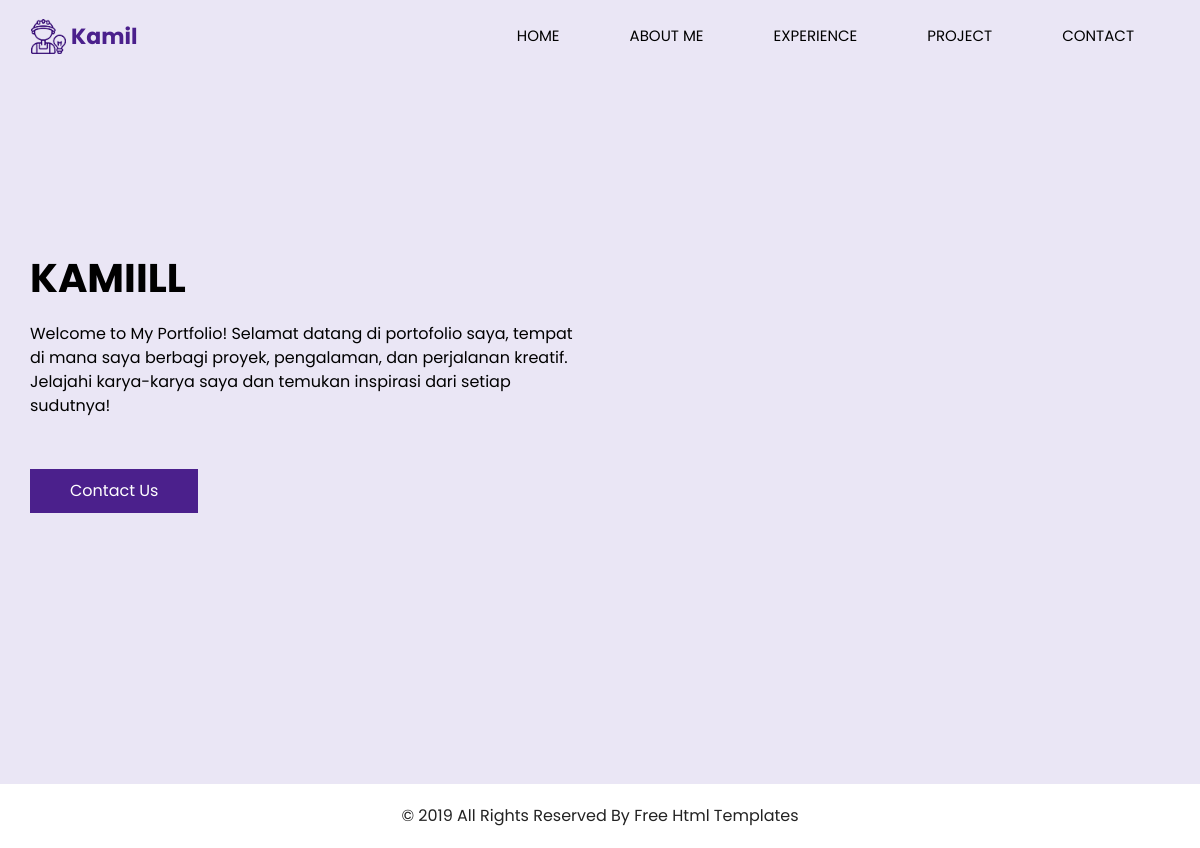
The page / on the database its author committed.
### tables this page shows
CREATE TABLE `home` (
  `id` int(11) NOT NULL,
  `title` varchar(255) DEFAULT NULL,
  `quote` text DEFAULT NULL,
  `description` text DEFAULT NULL
);

### function.php (called while the page is built, shortened)
<?php
include 'koneksi.php';
function titleHome($id) {
    global $connect;
    $sql = "SELECT * FROM home WHERE id = '$id'";
    $result = mysqli_query($connect, $sql);
    $row = mysqli_fetch_array($result);
    return $row['title'];
}
function descriptionHome($id) {
    global $connect;
    $sql = "SELECT * FROM home WHERE id = '$id'";
    $result = mysqli_query($connect, $sql);
    $row = mysqli_fetch_array($result);
    return strip_tags($row['description']);
}
?>

### index.php (the view, shortened to what this page needs)
<?php
include 'koneksi.php';
include 'function.php';
?>
<!DOCTYPE html>
<html>
<head>
  <link rel="stylesheet" type="text/css" href="css/bootstrap.css" />
  <link href="css/style.css" rel="stylesheet" />
  <link href="css/responsive.css" rel="stylesheet" />
</head>
<body>
  <div class="hero_area">
    <header class="header_section">
      <div class="container">
        <nav class="navbar navbar-expand-lg custom_nav-container ">
          <a class="navbar-brand" href="#">
            <img src="images/logo.png" alt="">
            <span>
              Kamil
            </span>
          </a>
          <div class="collapse navbar-collapse" id="navbarSupportedContent">
            <div class="d-flex ml-auto flex-column flex-lg-row align-items-center">
            <ul class="navbar-nav  ">
                <li class="nav-item">
                  <a class="nav-link" href="index.php">Home <span class="sr-only">(current)</span></a>
                </li>
                <li class="nav-item">
                  <a class="nav-link" href="about.php"> About me</a>
                </li>
                <li class="nav-item">
                  <a class="nav-link" href="experience.php"> Experience </a>
                </li>
                <li class="nav-item">
                  <a class="nav-link" href="project.php"> Project </a>
                </li>
                <li class="nav-item">
                  <a class="nav-link" href="contact.php">Contact </a>
                </li>
              </ul>
            </div>
          </div>
        </nav>
      </div>
    </header>
<section class="slider_section">
  <div class="container">
    <div class="row">
      <div class="col-md-6">
        <div class="detail_box">
          <h1><?php echo titleHome('1')?><br></h1>
          <p>
            <?php echo descriptionHome('1')?>
          </p>
          <a href="contact.php" class="">
            Contact Us
          </a>
        </div>
      </div>
      <div class="col-md-5">
        <div class="img_content">
          <div class="img_container">
            <div id="carouselExampleControls" class="carousel slide" data-ride="carousel">
              <div class="carousel-inner">
                <div class="carousel-item active">
                  <div class="img-box">
                  </div>
                </div>
              </div>
            </div>
          </div>
        </div>
      </div>
    </div>
  </div>
</section>
  </div>
  <footer class="container-fluid footer_section">
    <div class="container">
      <div class="row">
        <div class="col-lg-7 col-md-9 mx-auto">
          <p>
            &copy; 2019 All Rights Reserved By
            <a href="https://html.design/">Free Html Templates</a>
          </p>
        </div>
      </div>
    </div>
  </footer>
</body>
</html>

### css/style.css (style rules this page uses)
body { font-family: "Poppins", sans-serif; color: #0c0c0c; background-color: #ffffff; }
.hero_area { height: 98vh; position: relative; display: -webkit-box; display: -ms-flexbox; display: flex; -webkit-box-orient: vertical; -webkit-box-direction: normal; -ms-flex-direction: column; flex-direction: column; background-color: #eae6f5; }
.header_section .container { padding: 0; }
.custom_nav-container .navbar-nav .nav-item .nav-link { padding: 7px 20px; margin: 10px 15px; color: #000000; text-align: center; border-radius: 35px; text-transform: uppercase; font-size: 15px; }
a, a:hover, a:focus { text-decoration: none; }
.navbar-brand { display: -webkit-box; display: -ms-flexbox; display: flex; -webkit-box-align: center; -ms-flex-align: center; align-items: center; }
.navbar-brand img { margin-right: 5px; width: 35px; }
.navbar-brand span { font-size: 22px; font-weight: 700; color: #4b208c; }
.custom_nav-container { z-index: 99999; }
.navbar-expand-lg .navbar-collapse { -webkit-box-align: end; -ms-flex-align: end; align-items: flex-end; }
.slider_section { -webkit-box-flex: 1; -ms-flex: 1; flex: 1; display: -webkit-box; display: -ms-flexbox; display: flex; -webkit-box-align: center; -ms-flex-align: center; align-items: center; position: relative; z-index: 2; color: #3b3a3a; padding-bottom: 90px; }
.slider_section .row { -webkit-box-align: center; -ms-flex-align: center; align-items: center; }
.slider_section .detail_box { color: #000000; }
.slider_section .detail_box h1 { text-transform: uppercase; font-weight: bold; }
.slider_section .detail_box p { margin-top: 20px; }
.slider_section .detail_box a { display: inline-block; padding: 10px 40px; background-color: #4b208c; color: #ffffff; margin-top: 35px; }
.slider_section .img_container { overflow: hidden; }
.footer_section { display: -webkit-box; display: -ms-flexbox; display: flex; -webkit-box-pack: center; -ms-flex-pack: center; justify-content: center; position: relative; }
.footer_section p { color: #222222; margin: 0 auto; text-align: center; padding: 20px; }
.footer_section p a { color: #222222; }

### css/responsive.css (style rules this page uses)
@media (min-width: 1200px) { .container { max-width: 1170px; } }

### rows shown on the page
home: title "KAMIILL", description "Welcome to My Portfolio! Selamat datang di portofolio saya, tempat di mana saya berbagi proyek, pengalaman, dan perjalanan kreatif. Jelajahi karya-karya saya dan temukan inspirasi dari setiap sudutnya!"
